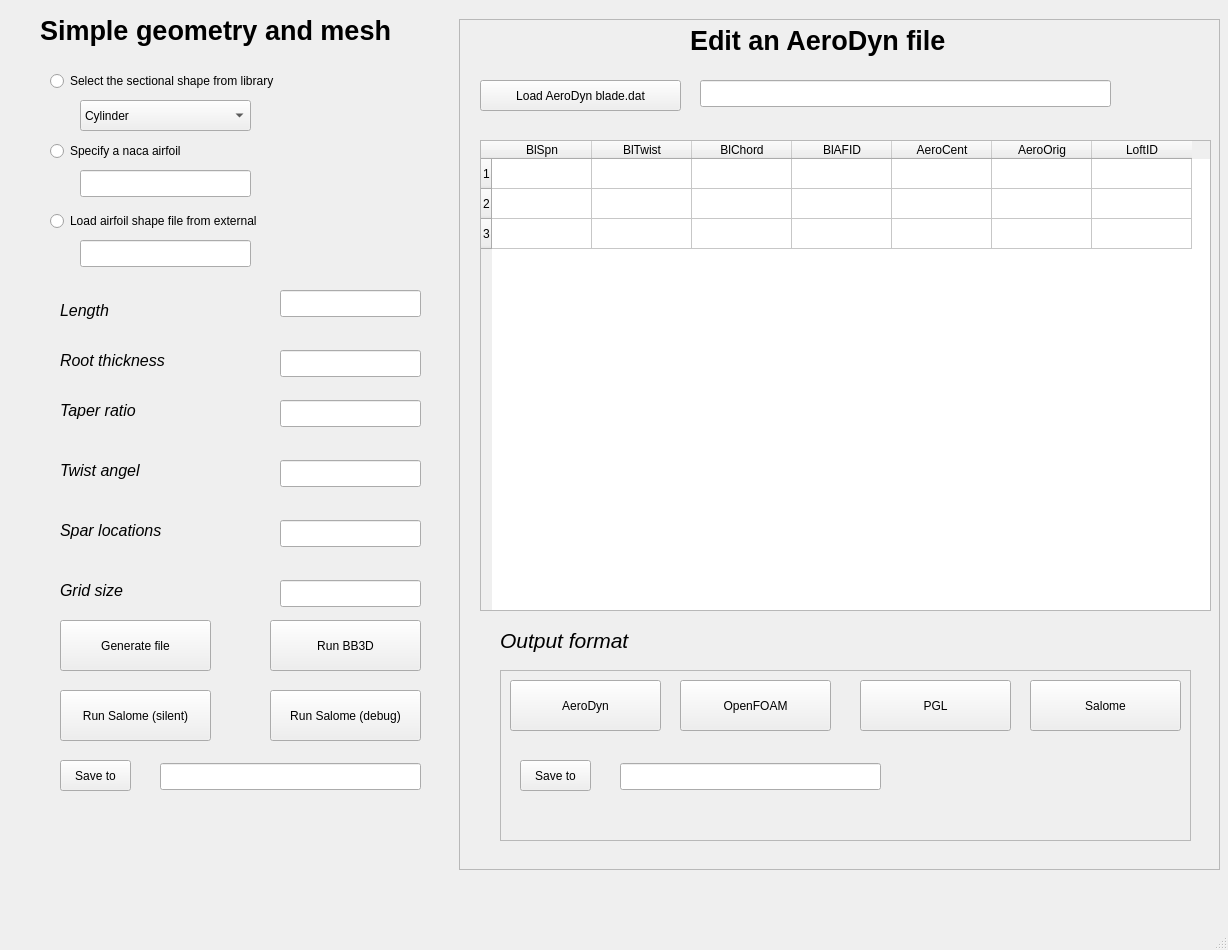
<?xml version="1.0" encoding="UTF-8"?>
<ui version="4.0">
 <class>MainWindow</class>
 <widget class="QMainWindow" name="MainWindow">
  <property name="geometry">
   <rect>
    <x>0</x>
    <y>0</y>
    <width>1228</width>
    <height>950</height>
   </rect>
  </property>
  <property name="windowTitle">
   <string>MainWindow</string>
  </property>
  <widget class="QWidget" name="centralwidget">
   <widget class="QComboBox" name="comboBox">
    <property name="geometry">
     <rect>
      <x>80</x>
      <y>100</y>
      <width>171</width>
      <height>31</height>
     </rect>
    </property>
    <item>
     <property name="text">
      <string>Cylinder</string>
     </property>
    </item>
    <item>
     <property name="text">
      <string>ellipse</string>
     </property>
    </item>
    <item>
     <property name="text">
      <string>ffaw3600</string>
     </property>
    </item>
    <item>
     <property name="text">
      <string>ffaw3241</string>
     </property>
    </item>
    <item>
     <property name="text">
      <string>ffaw3480</string>
     </property>
    </item>
    <item>
     <property name="text">
      <string>ffaw3360</string>
     </property>
    </item>
   </widget>
   <widget class="QLabel" name="label">
    <property name="geometry">
     <rect>
      <x>40</x>
      <y>10</y>
      <width>351</width>
      <height>41</height>
     </rect>
    </property>
    <property name="font">
     <font>
      <pointsize>20</pointsize>
      <weight>75</weight>
      <bold>true</bold>
     </font>
    </property>
    <property name="text">
     <string>Simple geometry and mesh</string>
    </property>
   </widget>
   <widget class="QLabel" name="label_5">
    <property name="geometry">
     <rect>
      <x>60</x>
      <y>290</y>
      <width>61</width>
      <height>41</height>
     </rect>
    </property>
    <property name="font">
     <font>
      <pointsize>12</pointsize>
      <weight>50</weight>
      <italic>true</italic>
      <bold>false</bold>
     </font>
    </property>
    <property name="text">
     <string>Length</string>
    </property>
   </widget>
   <widget class="QLabel" name="label_6">
    <property name="geometry">
     <rect>
      <x>60</x>
      <y>340</y>
      <width>111</width>
      <height>41</height>
     </rect>
    </property>
    <property name="font">
     <font>
      <pointsize>12</pointsize>
      <weight>50</weight>
      <italic>true</italic>
      <bold>false</bold>
     </font>
    </property>
    <property name="text">
     <string>Root thickness</string>
    </property>
   </widget>
   <widget class="QLabel" name="label_7">
    <property name="geometry">
     <rect>
      <x>60</x>
      <y>390</y>
      <width>91</width>
      <height>41</height>
     </rect>
    </property>
    <property name="font">
     <font>
      <pointsize>12</pointsize>
      <weight>50</weight>
      <italic>true</italic>
      <bold>false</bold>
     </font>
    </property>
    <property name="text">
     <string>Taper ratio</string>
    </property>
   </widget>
   <widget class="QLineEdit" name="lineEdit">
    <property name="geometry">
     <rect>
      <x>280</x>
      <y>290</y>
      <width>141</width>
      <height>27</height>
     </rect>
    </property>
   </widget>
   <widget class="QLineEdit" name="lineEdit_2">
    <property name="geometry">
     <rect>
      <x>280</x>
      <y>350</y>
      <width>141</width>
      <height>27</height>
     </rect>
    </property>
   </widget>
   <widget class="QLineEdit" name="lineEdit_3">
    <property name="geometry">
     <rect>
      <x>280</x>
      <y>400</y>
      <width>141</width>
      <height>27</height>
     </rect>
    </property>
   </widget>
   <widget class="QPushButton" name="pushButton">
    <property name="geometry">
     <rect>
      <x>60</x>
      <y>620</y>
      <width>151</width>
      <height>51</height>
     </rect>
    </property>
    <property name="text">
     <string>Generate file</string>
    </property>
   </widget>
   <widget class="QPushButton" name="pushButton_2">
    <property name="geometry">
     <rect>
      <x>270</x>
      <y>620</y>
      <width>151</width>
      <height>51</height>
     </rect>
    </property>
    <property name="text">
     <string>Run BB3D</string>
    </property>
   </widget>
   <widget class="QLineEdit" name="lineEdit_4">
    <property name="geometry">
     <rect>
      <x>280</x>
      <y>460</y>
      <width>141</width>
      <height>27</height>
     </rect>
    </property>
    <property name="text">
     <string/>
    </property>
   </widget>
   <widget class="QLabel" name="label_8">
    <property name="geometry">
     <rect>
      <x>60</x>
      <y>450</y>
      <width>91</width>
      <height>41</height>
     </rect>
    </property>
    <property name="font">
     <font>
      <pointsize>12</pointsize>
      <weight>50</weight>
      <italic>true</italic>
      <bold>false</bold>
     </font>
    </property>
    <property name="text">
     <string>Twist angel</string>
    </property>
   </widget>
   <widget class="QRadioButton" name="radioButton">
    <property name="geometry">
     <rect>
      <x>50</x>
      <y>70</y>
      <width>311</width>
      <height>22</height>
     </rect>
    </property>
    <property name="text">
     <string>Select the sectional shape from library</string>
    </property>
   </widget>
   <widget class="QRadioButton" name="radioButton_2">
    <property name="geometry">
     <rect>
      <x>50</x>
      <y>140</y>
      <width>311</width>
      <height>22</height>
     </rect>
    </property>
    <property name="text">
     <string>Specify a naca airfoil </string>
    </property>
   </widget>
   <widget class="QLineEdit" name="lineEdit_6">
    <property name="geometry">
     <rect>
      <x>80</x>
      <y>170</y>
      <width>171</width>
      <height>27</height>
     </rect>
    </property>
   </widget>
   <widget class="QRadioButton" name="radioButton_3">
    <property name="geometry">
     <rect>
      <x>50</x>
      <y>210</y>
      <width>311</width>
      <height>22</height>
     </rect>
    </property>
    <property name="text">
     <string>Load airfoil shape file from external</string>
    </property>
   </widget>
   <widget class="QLineEdit" name="lineEdit_7">
    <property name="geometry">
     <rect>
      <x>80</x>
      <y>240</y>
      <width>171</width>
      <height>27</height>
     </rect>
    </property>
   </widget>
   <widget class="QPushButton" name="pushButton_3">
    <property name="geometry">
     <rect>
      <x>60</x>
      <y>690</y>
      <width>151</width>
      <height>51</height>
     </rect>
    </property>
    <property name="text">
     <string>Run Salome (silent)</string>
    </property>
   </widget>
   <widget class="QLabel" name="label_9">
    <property name="geometry">
     <rect>
      <x>60</x>
      <y>510</y>
      <width>101</width>
      <height>41</height>
     </rect>
    </property>
    <property name="font">
     <font>
      <pointsize>12</pointsize>
      <weight>50</weight>
      <italic>true</italic>
      <bold>false</bold>
     </font>
    </property>
    <property name="text">
     <string>Spar locations</string>
    </property>
   </widget>
   <widget class="QLineEdit" name="lineEdit_5">
    <property name="geometry">
     <rect>
      <x>280</x>
      <y>520</y>
      <width>141</width>
      <height>27</height>
     </rect>
    </property>
    <property name="text">
     <string/>
    </property>
   </widget>
   <widget class="QLineEdit" name="lineEdit_8">
    <property name="geometry">
     <rect>
      <x>280</x>
      <y>580</y>
      <width>141</width>
      <height>27</height>
     </rect>
    </property>
    <property name="text">
     <string/>
    </property>
   </widget>
   <widget class="QLabel" name="label_10">
    <property name="geometry">
     <rect>
      <x>60</x>
      <y>570</y>
      <width>101</width>
      <height>41</height>
     </rect>
    </property>
    <property name="font">
     <font>
      <pointsize>12</pointsize>
      <weight>50</weight>
      <italic>true</italic>
      <bold>false</bold>
     </font>
    </property>
    <property name="text">
     <string>Grid size</string>
    </property>
   </widget>
   <widget class="QPushButton" name="pushButton_4">
    <property name="geometry">
     <rect>
      <x>270</x>
      <y>690</y>
      <width>151</width>
      <height>51</height>
     </rect>
    </property>
    <property name="text">
     <string>Run Salome (debug)</string>
    </property>
   </widget>
   <widget class="QLineEdit" name="lineEdit_20">
    <property name="geometry">
     <rect>
      <x>160</x>
      <y>763</y>
      <width>261</width>
      <height>27</height>
     </rect>
    </property>
    <property name="text">
     <string/>
    </property>
   </widget>
   <widget class="QPushButton" name="pushButton_5">
    <property name="geometry">
     <rect>
      <x>60</x>
      <y>760</y>
      <width>71</width>
      <height>31</height>
     </rect>
    </property>
    <property name="text">
     <string>Save to</string>
    </property>
   </widget>
   <widget class="QLabel" name="label_2">
    <property name="geometry">
     <rect>
      <x>690</x>
      <y>20</y>
      <width>281</width>
      <height>41</height>
     </rect>
    </property>
    <property name="font">
     <font>
      <pointsize>20</pointsize>
      <weight>75</weight>
      <bold>true</bold>
     </font>
    </property>
    <property name="text">
     <string>Edit an AeroDyn file</string>
    </property>
   </widget>
   <widget class="QTableWidget" name="tableWidget">
    <property name="geometry">
     <rect>
      <x>480</x>
      <y>140</y>
      <width>731</width>
      <height>471</height>
     </rect>
    </property>
    <row>
     <property name="text">
      <string>1</string>
     </property>
    </row>
    <row>
     <property name="text">
      <string>2</string>
     </property>
    </row>
    <row>
     <property name="text">
      <string>3</string>
     </property>
    </row>
    <column>
     <property name="text">
      <string>BlSpn</string>
     </property>
    </column>
    <column>
     <property name="text">
      <string>BlTwist</string>
     </property>
    </column>
    <column>
     <property name="text">
      <string>BlChord</string>
     </property>
    </column>
    <column>
     <property name="text">
      <string>BlAFID</string>
     </property>
    </column>
    <column>
     <property name="text">
      <string>AeroCent</string>
     </property>
    </column>
    <column>
     <property name="text">
      <string>AeroOrig</string>
     </property>
    </column>
    <column>
     <property name="text">
      <string>LoftID</string>
     </property>
    </column>
   </widget>
   <widget class="QLineEdit" name="lineEdit_21">
    <property name="geometry">
     <rect>
      <x>700</x>
      <y>80</y>
      <width>411</width>
      <height>27</height>
     </rect>
    </property>
    <property name="text">
     <string/>
    </property>
   </widget>
   <widget class="QPushButton" name="pushButton_6">
    <property name="geometry">
     <rect>
      <x>480</x>
      <y>80</y>
      <width>201</width>
      <height>31</height>
     </rect>
    </property>
    <property name="text">
     <string>Load AeroDyn blade.dat</string>
    </property>
   </widget>
   <widget class="QFrame" name="frame">
    <property name="geometry">
     <rect>
      <x>500</x>
      <y>670</y>
      <width>691</width>
      <height>171</height>
     </rect>
    </property>
    <property name="frameShape">
     <enum>QFrame::StyledPanel</enum>
    </property>
    <property name="frameShadow">
     <enum>QFrame::Raised</enum>
    </property>
    <widget class="QPushButton" name="pushButton_7">
     <property name="geometry">
      <rect>
       <x>10</x>
       <y>10</y>
       <width>151</width>
       <height>51</height>
      </rect>
     </property>
     <property name="text">
      <string>AeroDyn</string>
     </property>
    </widget>
    <widget class="QPushButton" name="pushButton_8">
     <property name="geometry">
      <rect>
       <x>180</x>
       <y>10</y>
       <width>151</width>
       <height>51</height>
      </rect>
     </property>
     <property name="text">
      <string>OpenFOAM</string>
     </property>
    </widget>
    <widget class="QPushButton" name="pushButton_9">
     <property name="geometry">
      <rect>
       <x>360</x>
       <y>10</y>
       <width>151</width>
       <height>51</height>
      </rect>
     </property>
     <property name="text">
      <string>PGL</string>
     </property>
    </widget>
    <widget class="QPushButton" name="pushButton_10">
     <property name="geometry">
      <rect>
       <x>530</x>
       <y>10</y>
       <width>151</width>
       <height>51</height>
      </rect>
     </property>
     <property name="text">
      <string>Salome</string>
     </property>
    </widget>
    <widget class="QLineEdit" name="lineEdit_22">
     <property name="geometry">
      <rect>
       <x>120</x>
       <y>93</y>
       <width>261</width>
       <height>27</height>
      </rect>
     </property>
     <property name="text">
      <string/>
     </property>
    </widget>
    <widget class="QPushButton" name="pushButton_11">
     <property name="geometry">
      <rect>
       <x>20</x>
       <y>90</y>
       <width>71</width>
       <height>31</height>
      </rect>
     </property>
     <property name="text">
      <string>Save to</string>
     </property>
    </widget>
   </widget>
   <widget class="QLabel" name="label_3">
    <property name="geometry">
     <rect>
      <x>500</x>
      <y>620</y>
      <width>281</width>
      <height>41</height>
     </rect>
    </property>
    <property name="font">
     <font>
      <pointsize>16</pointsize>
      <weight>50</weight>
      <italic>true</italic>
      <bold>false</bold>
     </font>
    </property>
    <property name="text">
     <string>Output format</string>
    </property>
   </widget>
   <widget class="QFrame" name="frame_2">
    <property name="geometry">
     <rect>
      <x>459</x>
      <y>19</y>
      <width>761</width>
      <height>851</height>
     </rect>
    </property>
    <property name="frameShape">
     <enum>QFrame::StyledPanel</enum>
    </property>
    <property name="frameShadow">
     <enum>QFrame::Raised</enum>
    </property>
   </widget>
   <zorder>frame_2</zorder>
   <zorder>comboBox</zorder>
   <zorder>label</zorder>
   <zorder>label_5</zorder>
   <zorder>label_6</zorder>
   <zorder>label_7</zorder>
   <zorder>lineEdit</zorder>
   <zorder>lineEdit_2</zorder>
   <zorder>lineEdit_3</zorder>
   <zorder>pushButton</zorder>
   <zorder>pushButton_2</zorder>
   <zorder>lineEdit_4</zorder>
   <zorder>label_8</zorder>
   <zorder>radioButton</zorder>
   <zorder>radioButton_2</zorder>
   <zorder>lineEdit_6</zorder>
   <zorder>radioButton_3</zorder>
   <zorder>lineEdit_7</zorder>
   <zorder>pushButton_3</zorder>
   <zorder>label_9</zorder>
   <zorder>lineEdit_5</zorder>
   <zorder>lineEdit_8</zorder>
   <zorder>label_10</zorder>
   <zorder>pushButton_4</zorder>
   <zorder>lineEdit_20</zorder>
   <zorder>pushButton_5</zorder>
   <zorder>label_2</zorder>
   <zorder>tableWidget</zorder>
   <zorder>lineEdit_21</zorder>
   <zorder>pushButton_6</zorder>
   <zorder>frame</zorder>
   <zorder>label_3</zorder>
  </widget>
  <widget class="QStatusBar" name="statusbar"/>
 </widget>
 <resources/>
 <connections/>
</ui>
